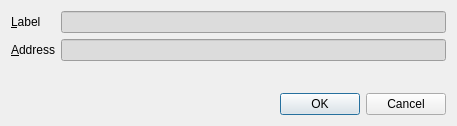
<?xml version="1.0" encoding="UTF-8"?>
<ui version="4.0">
 <class>EditAddressDialog</class>
 <widget class="QDialog" name="EditAddressDialog">
  <property name="geometry">
   <rect>
    <x>0</x>
    <y>0</y>
    <width>457</width>
    <height>126</height>
   </rect>
  </property>
  <property name="windowTitle">
   <string>Edit Address</string>
  </property>
  <layout class="QVBoxLayout" name="verticalLayout">
   <item>
    <layout class="QFormLayout" name="formLayout">
     <property name="fieldGrowthPolicy">
      <enum>QFormLayout::AllNonFixedFieldsGrow</enum>
     </property>
     <item row="0" column="0">
      <widget class="QLabel" name="label">
       <property name="text">
        <string>&amp;Label</string>
       </property>
       <property name="buddy">
        <cstring>labelEdit</cstring>
       </property>
      </widget>
     </item>
     <item row="0" column="1">
      <widget class="QLineEdit" name="labelEdit">
       <property name="toolTip">
        <string>The label associated with this address book entry</string>
       </property>
       <property name="styleSheet">
        <string notr="true">background-color: rgb(220, 220, 220);</string>
       </property>
      </widget>
     </item>
     <item row="1" column="0">
      <widget class="QLabel" name="label_2">
       <property name="text">
        <string>&amp;Address</string>
       </property>
       <property name="buddy">
        <cstring>addressEdit</cstring>
       </property>
      </widget>
     </item>
     <item row="1" column="1">
      <widget class="QLineEdit" name="addressEdit">
       <property name="toolTip">
        <string>The address associated with this address book entry. This can only be modified for sending addresses.</string>
       </property>
       <property name="styleSheet">
        <string notr="true">background-color: rgb(220, 220, 220);</string>
       </property>
      </widget>
     </item>
    </layout>
   </item>
   <item>
    <widget class="QDialogButtonBox" name="buttonBox">
     <property name="orientation">
      <enum>Qt::Horizontal</enum>
     </property>
     <property name="standardButtons">
      <set>QDialogButtonBox::Cancel|QDialogButtonBox::Ok</set>
     </property>
    </widget>
   </item>
  </layout>
 </widget>
 <resources/>
 <connections>
  <connection>
   <sender>buttonBox</sender>
   <signal>accepted()</signal>
   <receiver>EditAddressDialog</receiver>
   <slot>accept()</slot>
   <hints>
    <hint type="sourcelabel">
     <x>248</x>
     <y>254</y>
    </hint>
    <hint type="destinationlabel">
     <x>157</x>
     <y>274</y>
    </hint>
   </hints>
  </connection>
  <connection>
   <sender>buttonBox</sender>
   <signal>rejected()</signal>
   <receiver>EditAddressDialog</receiver>
   <slot>reject()</slot>
   <hints>
    <hint type="sourcelabel">
     <x>316</x>
     <y>260</y>
    </hint>
    <hint type="destinationlabel">
     <x>286</x>
     <y>274</y>
    </hint>
   </hints>
  </connection>
 </connections>
</ui>
